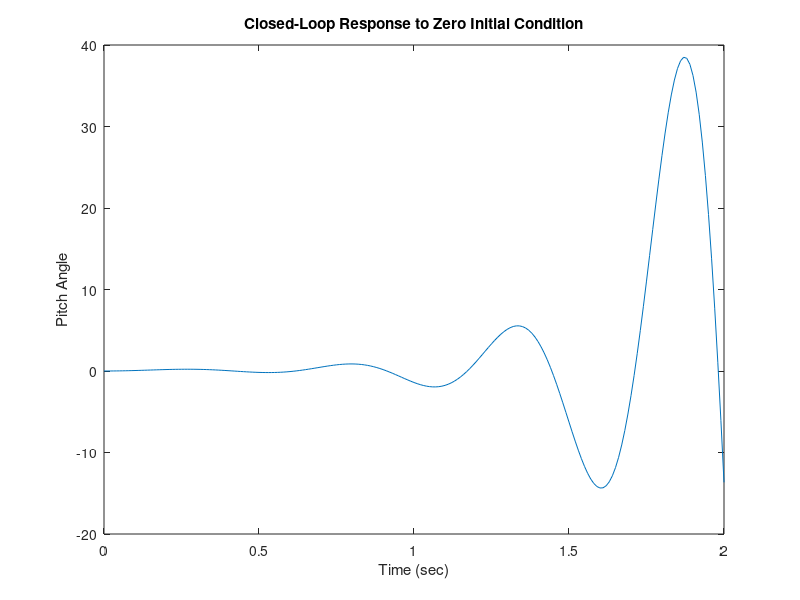

Source code (MATLAB):


I_x = 0.0196; %kg m^2
I_y = 0.0196;
I_z = 0.0264; %kg m^2
d = 0.25; %m
M = 0.5; %kg
c = 0.1; %(force to moment sclaing factor)
g = -9.81;

A = zeros(6,6);
A(1,4) = 1;
A(2,5) = 1;
A(3,6) = 1;

B = zeros(6,4);
B(4,2) = d/I_x;
B(4,4) = -d/I_x;
B(5,1) = d/I_y;
B(5,3) = -d/I_y;
B(6,1) = -c/I_z;
B(6,2) = c/I_z;
B(6,3) = -c/I_z;
B(6,4) = c/I_z;

C = zeros(3,6);
C(1,1) = 1;
C(2,2) = 1;
C(3,3) = 1;

D = zeros(3,4);

t = 0:0.01:2;
poles = eig(A);
u = zeros(length(t),4);
x0 = zeros(6,1);    % Initial state
%{
u(:,2) = 1;   % Adding step input to one component of U.
sys = ss(A,B,C,D);


[y,t,x] = lsim(sys,u,t,x0);
plot(t,y(:,1))
title('Open-Loop Response to Non-Zero Initial Condition')
xlabel('Time (sec)')
ylabel('Roll Angle')
%}

T_s = 1; %settling time
damp_ratio = 0.8;
freq = 4/(damp_ratio * T_s);   % for 2% tolerence

s1 = -4+3i;
s2 = -4-3i;
s3 = -20;
s4 = -30;
s5 = -40;
s6 = -50;

%P = [s1 s2 s3 s4 s5 s6];
%K = place(A,B,P);

P=[-4+3i -4-3i -20 -30 -40 -50];
K=place(A,B,P);
disp(K)
%N_bar = rscale(sys, K)
A_cl = A-B*K;
sys_cl = ss(A_cl, B, C, D);

u(:,1) = 1;

[y,t,x] = lsim(sys_cl,u,t,x0);
plot(t,y(:,2))
title('Closed-Loop Response to Zero Initial Condition')
xlabel('Time (sec)')
ylabel('Pitch Angle')
%{
s_o_1 = -100;
s_o_2 = -101;
s_o_3 = -102;
s_o_4 = -103;
s_o_5 = -104;
s_o_6 = -105;

P_obs = [s_o_1 s_o_2 s_o_3 s_o_4 s_o_5 s_o_6];

L = place(A', C', P_obs)';


At = [ A-B*K             B*K ;
       zeros(size(A))    A-L*C ];

Bt = [    B ;
       zeros(size(B)) ];

Ct = [ C    zeros(size(C)) ];

sys_obs_cl = ss(At, Bt, Ct, 0);

u(:,1) = 1;

[y,t,x] = lsim(sys_obs_cl,u,t,[x0;x0]);
plot(t,y(:,2))
title('Closed-Loop Response to Non-Zero Initial Condition (with observer)')
xlabel('Time (sec)')
ylabel('Pitch Angle')

%}


